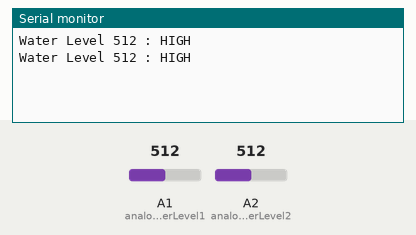
This sketch was run on a simulated Arduino Uno, built with avr-gcc and run on an emulated ATmega328P. Parts: the last lines printed to the serial monitor. The test bench sets the inputs (shaded band); at power-on: A1 (analogWaterLevel1) = 512, A2 (analogWaterLevel2) = 512.

Above: at 2.8 s.
2.9 s: A1 (analogWaterLevel1) set to 193
At 5.1 s:
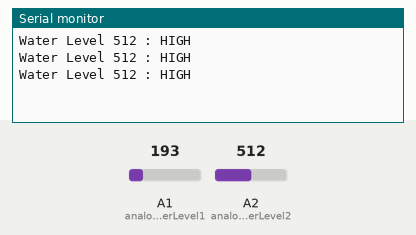
5.6 s: A1 (analogWaterLevel1) set to 172
At 6.7 s:
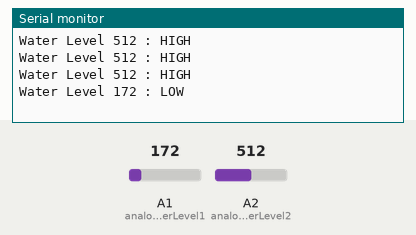

Measured:
- the behaviour switches between 186 and 185 on A1 (analogWaterLevel1) (found by bisection; images 1 and 2)
- after the input at 5.6 s, the serial monitor: prints a new line after 0.40 s (image 2)

The sketch:

water_level.ino
```cpp
#define analogWaterLevel1 A1
#define analogWaterLevel2 A2

int waterLevel1 = 0;
int waterLevel2 = 0;

void setup() {
Serial.begin(9600);
}

void loop() {
waterLevel1 = analogRead(analogWaterLevel1);
waterLevel2 = analogRead(analogWaterLevel2);
if(waterLevel1 <= 185)
{
  Serial.print("Water Level ");
  Serial.print(waterLevel1);
  Serial.println(" : LOW");
}
else if(waterLevel1 > 185 && waterLevel2 < 185)
{
  Serial.print("Water Level ");
  Serial.print(waterLevel1);
  Serial.print(waterLevel2);
  Serial.println(" : MEDIUM");
}
else if(waterLevel2 > 185)
{
  Serial.print("Water Level ");
  Serial.print(waterLevel2);
  Serial.println(" : HIGH");
}
delay(2000);
}
```
